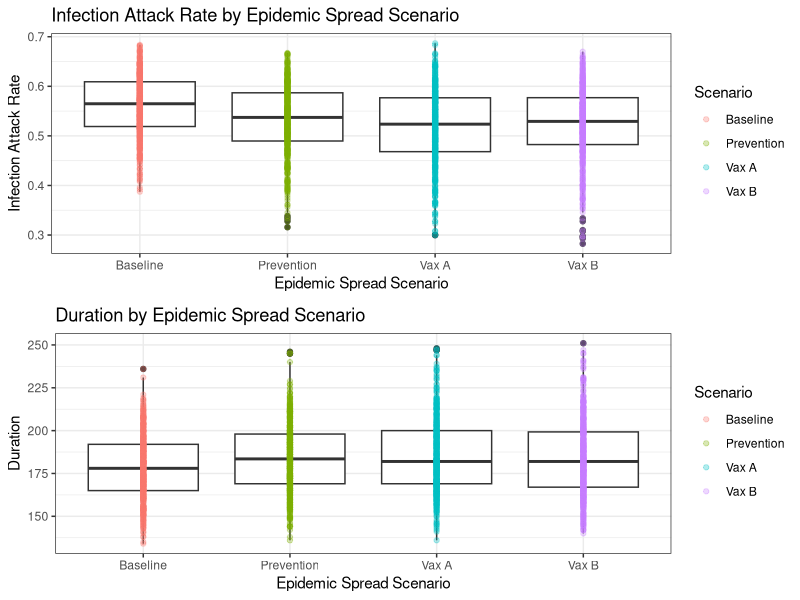
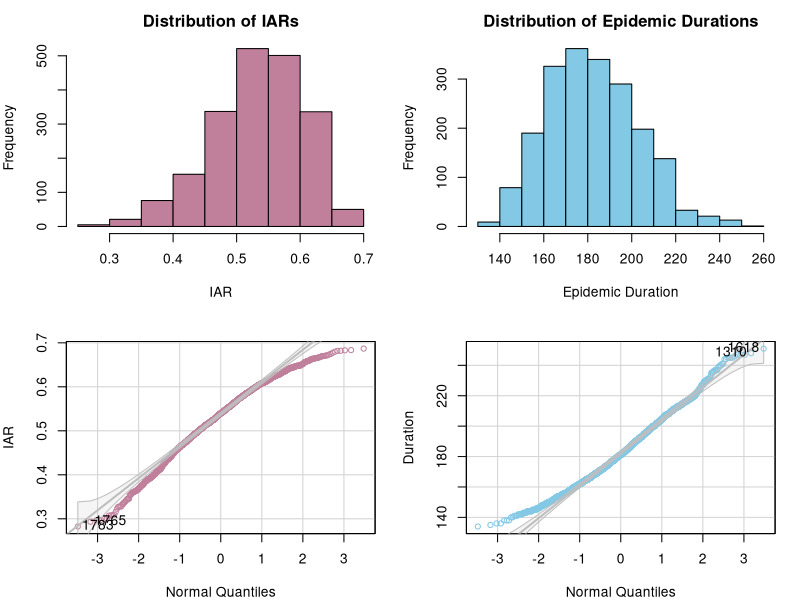
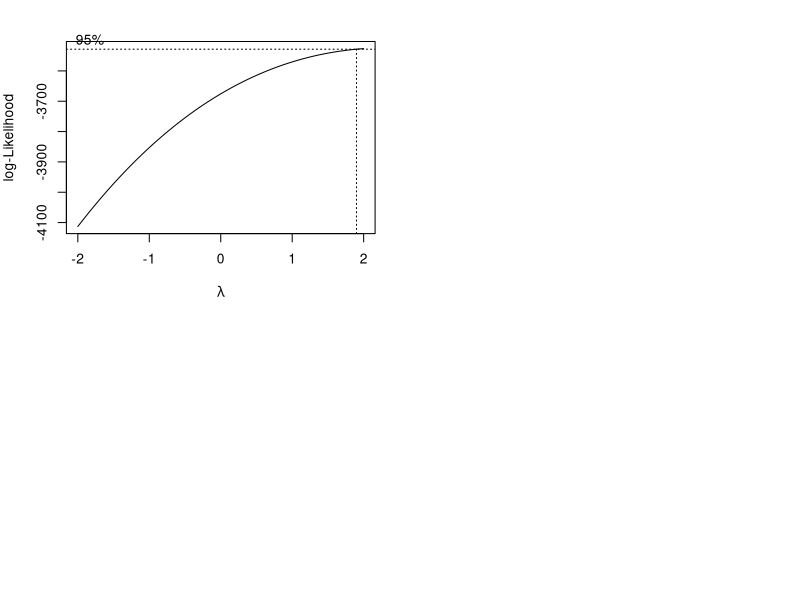
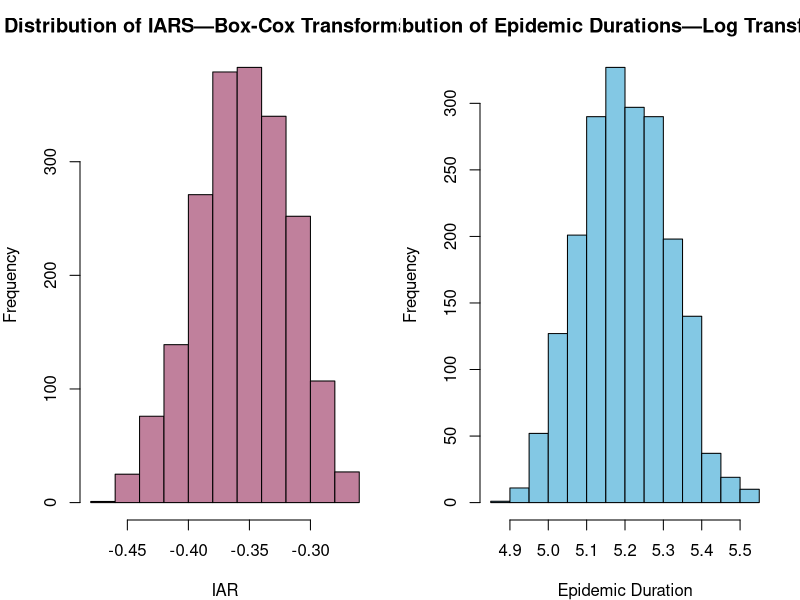
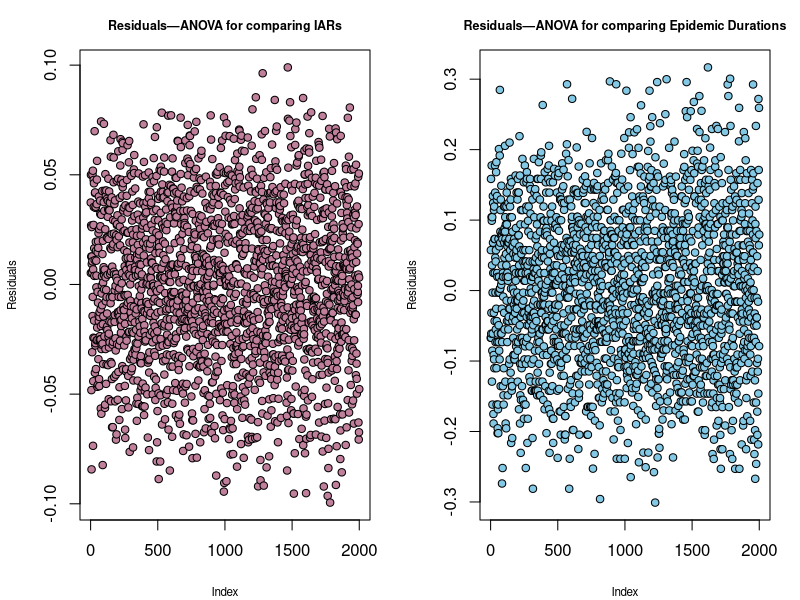
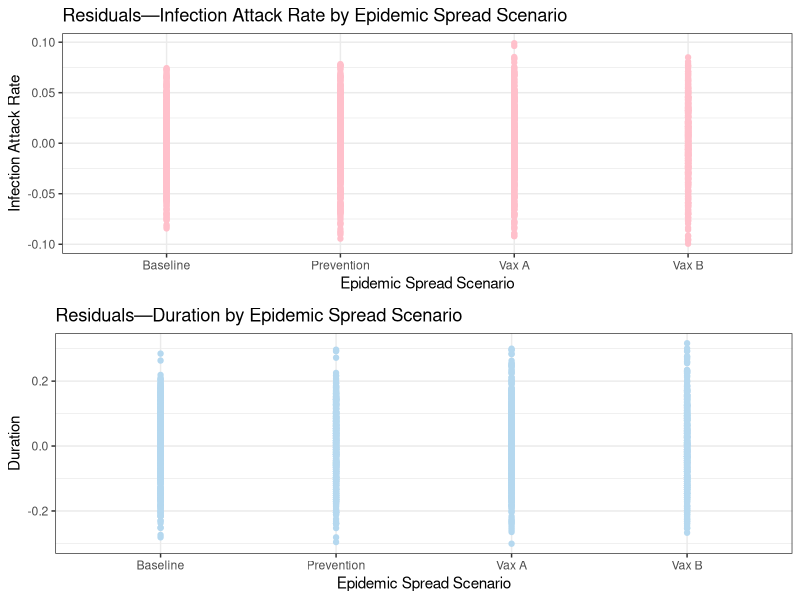

These figures' R source, in order:
## ---- chunk 1
knitr::opts_chunk$set(echo = TRUE)
## ---- chunk 2
require(tidyverse)
## ---- chunk 3
data_wide <- read.csv("results.csv")

data <- reshape(data_wide, dir="long", 
                varying=list(c(1,3,5,7), c(2,4,6,8)), 
                v.names=c("duration", "IAR"), 
                times=c("Baseline", "Prevention", "Vax A", "Vax B"), 
                new.row.names = sequence(prod(ncol(data_wide), nrow(data_wide)))
                )[,-4] %>%
    rename(scenario=time)
data <- data[data$duration != 1,] # drop rows where the epidemic never began
head(data)
## ---- chunk 4
iar_box <- data %>%
    ggplot(aes(x=scenario, y = IAR)) +
    geom_boxplot() +
    geom_point(aes(col = scenario), alpha = 0.3) +
    labs(x = "Epidemic Spread Scenario", y = "Infection Attack Rate",
       title = "Infection Attack Rate by Epidemic Spread Scenario", col = "Scenario") +
    theme_bw()

dur_box <- data %>%
    ggplot(aes(x=scenario, y = duration)) +
    geom_boxplot() +
    geom_point(aes(col = scenario), alpha = 0.3) +
    labs(x = "Epidemic Spread Scenario", y = "Duration",
       title = "Duration by Epidemic Spread Scenario", col = "Scenario") +
    theme_bw()

gridExtra::grid.arrange(iar_box, dur_box, nrow=2)
## ---- chunk 5
par(mfrow = c(2, 2), mar=c(4, 4, 2.5, 1.5))
hist(data$IAR, xlab="IAR", main="Distribution of IARs", col = "#C0809C")
hist(data$duration, xlab="Epidemic Duration", main="Distribution of Epidemic Durations", col = "#83C8E4")
car::qqPlot(data$IAR, xlab = "Normal Quantiles", ylab = "IAR", col = "#C0809C", col.lines="grey")
car::qqPlot(data$duration, xlab = "Normal Quantiles", ylab = "Duration", col = "#83C8E4", col.lines="grey")
## ---- chunk 6
transf_attack <- MASS::boxcox(data$IAR~data$scenario)
## ---- chunk 7
par(mfrow = c(1, 2), mar=c(4, 4, 2.5, 1.5))
hist((((data$IAR)^2)-1)/2, xlab="IAR", main="Distribution of IARS—Box-Cox Transformation", col = "#C0809C")
hist(log(data$duration), xlab="Epidemic Duration", main="Distribution of Epidemic Durations—Log Transformations", col = "#83C8E4")
## ---- chunk 8
data$transformed_IAR <- (((data$IAR)^2)-1)/2
data$transformed_duration <- log(data$duration)
## ---- chunk 9
# build model, check pairwise mean differences
aov_attack <- aov(transformed_IAR~scenario, data = data)
aov_duration <- aov(transformed_duration~scenario, data = data)
## ---- chunk 10
summary(aov_attack)
model.tables(aov_attack, type = "means")
## ---- chunk 11
summary(aov_duration)
model.tables(aov_duration, type = "means")
## ---- chunk 12
TukeyHSD(aov_attack)
## ---- chunk 13
TukeyHSD(aov_duration)
## ---- chunk 14
data$residuals_attack <- residuals(aov_attack)
data$residuals_duration <- residuals(aov_duration)
## ---- chunk 15
par(mfrow=c(1,2))
plot(data$residuals_attack, ylab = "Residuals", main = "Residuals—ANOVA for comparing IARs", pch = 21, bg = "#C0809C", col="black", cex.main = 0.75, cex.lab = 0.7)
plot(data$residuals_duration, ylab = "Residuals", main = "Residuals—ANOVA for comparing Epidemic Durations", pch = 21, bg = "#83C8E4", col="black", cex.main = 0.75, cex.lab = 0.7)
## ---- chunk 16
iar_res <- data %>%
    ggplot(aes(x=scenario, y = residuals_attack)) +
    geom_point(color = "pink") +
    labs(x = "Epidemic Spread Scenario", y = "Infection Attack Rate",
       title = "Residuals—Infection Attack Rate by Epidemic Spread Scenario") +
    theme_bw()

dur_res <- data %>%
    ggplot(aes(x=scenario, y = residuals_duration)) +
    geom_point(color = "#B5D8EF") +
    labs(x = "Epidemic Spread Scenario", y = "Duration",
       title = "Residuals—Duration by Epidemic Spread Scenario") +
    theme_bw()

gridExtra::grid.arrange(iar_res, dur_res, nrow=2)
